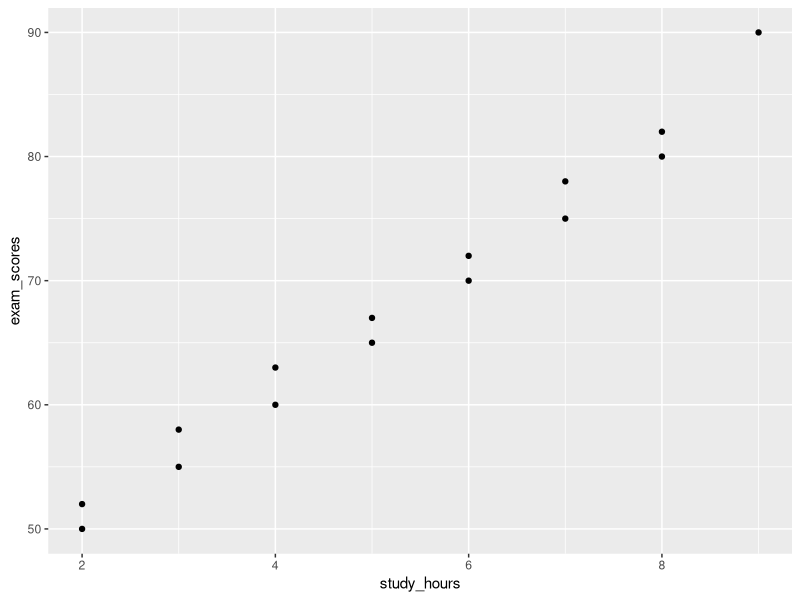
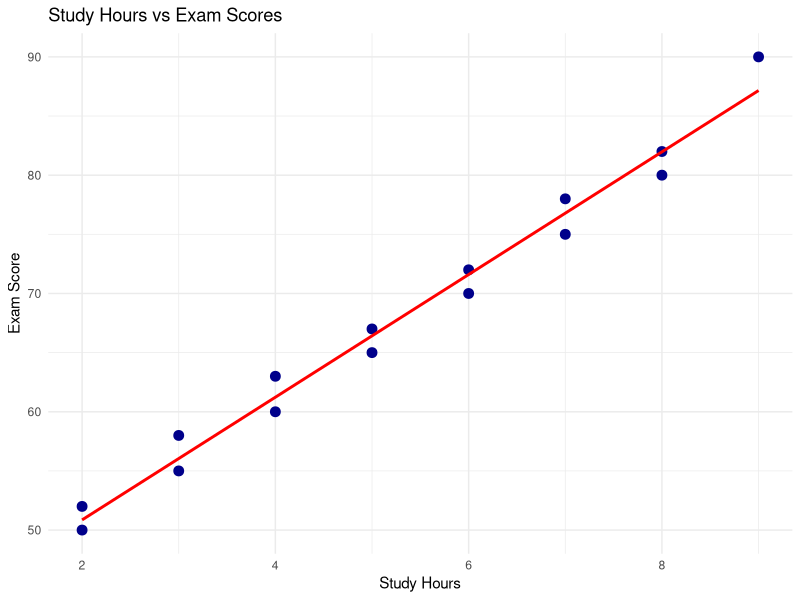
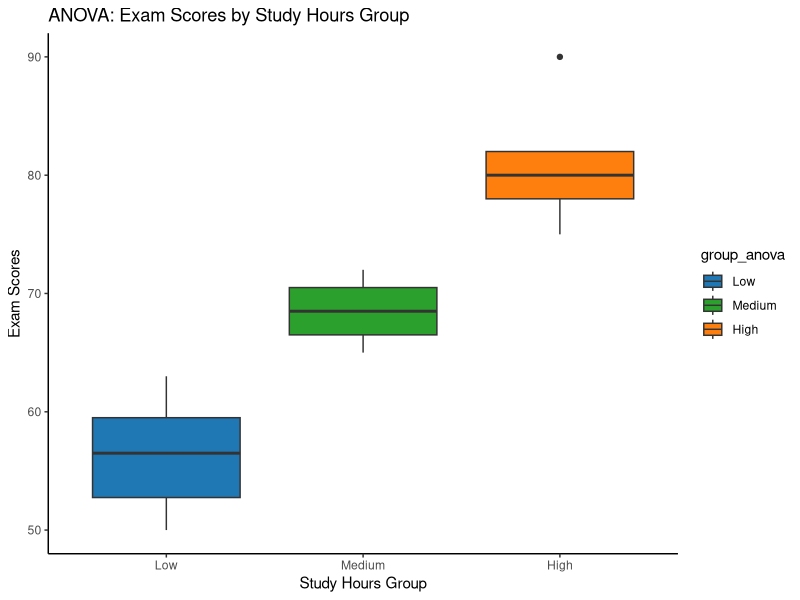
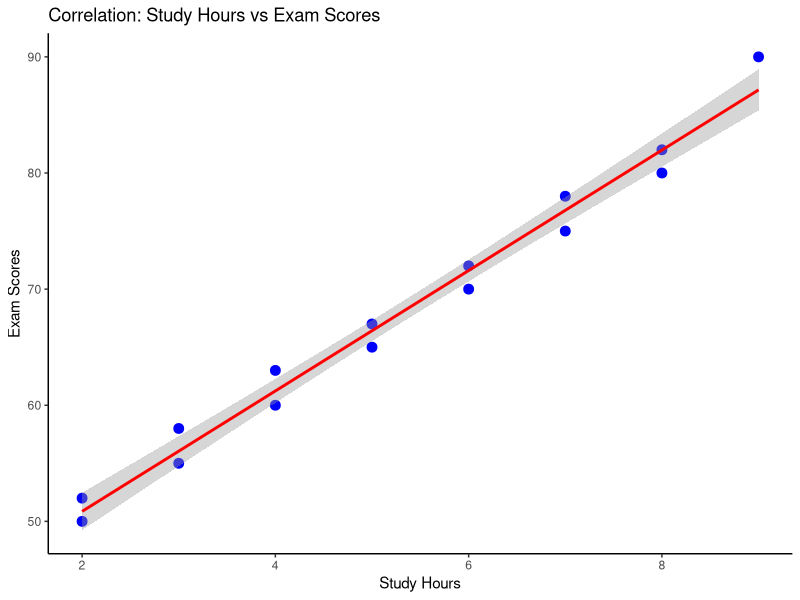
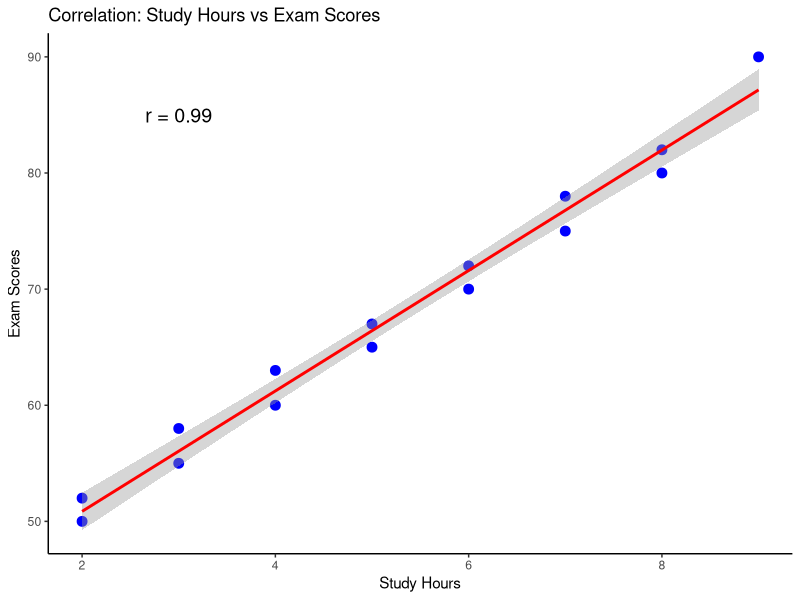
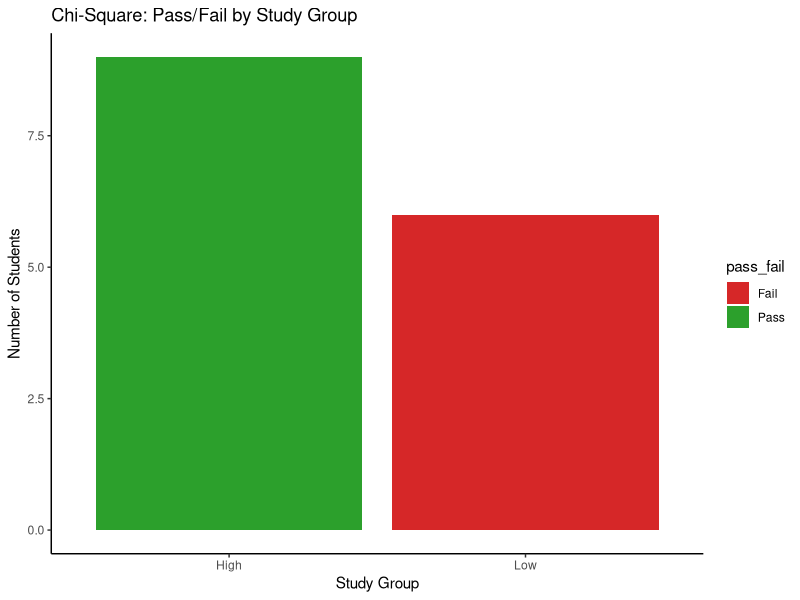
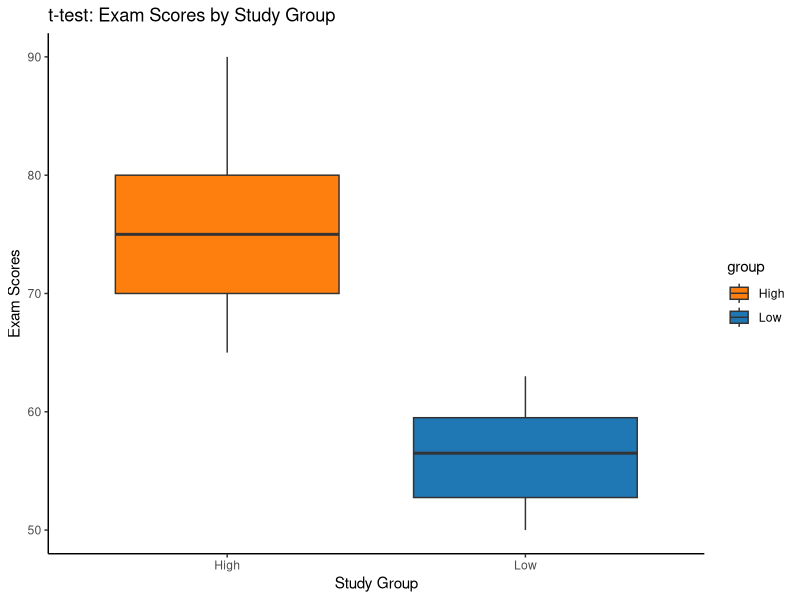

Recreate these plots in R, in order.
library(ggplot2)

study_hours <- c(2, 3, 4, 5, 6, 7, 8, 2, 4, 6, 5, 7, 3, 8, 9)
exam_scores <- c(50, 55, 60, 65, 70, 75, 80, 52, 63, 72, 67, 78, 58, 82, 90)

data <- data.frame(study_hours, exam_scores)

ggplot(data, aes(x = study_hours, y = exam_scores)) +
  geom_point()

ggplot(data, aes(x = study_hours, y = exam_scores)) + 
  geom_point(size = 3, color = "darkblue") + 
  geom_smooth(method = "lm", se = FALSE, color = "red") + 
  labs( 
    title = "Study Hours vs Exam Scores", 
    x = "Study Hours", 
    y = "Exam Score") +
  theme_minimal()

cor(data$study_hours, data$exam_scores)
cor.test(data$study_hours, data$exam_scores)

data$group_anova <- cut(data$study_hours, breaks=c(0,4,6,10), labels=c("Low","Medium","High"))

anova_result <- aov(exam_scores ~ group_anova, data = data)
summary(anova_result)

p_anova <- ggplot(data, aes(x = group_anova, y = exam_scores, fill = group_anova)) +
  geom_boxplot() +
  labs(title = "ANOVA: Exam Scores by Study Hours Group",
       x = "Study Hours Group",
       y = "Exam Scores") +
  theme_classic() +
  scale_fill_manual(values = c("Low"="#1f77b4", "Medium"="#2ca02c", "High"="#ff7f0e"))

print(p_anova)

p_cor <- ggplot(data, aes(x = study_hours, y = exam_scores)) +
  geom_point(size = 3, color = "blue") + 
  geom_smooth(method = "lm", se = TRUE, color = "red") + 
  labs(title = "Correlation: Study Hours vs Exam Scores", 
       x = "Study Hours", 
       y = "Exam Scores") +
  theme_classic() 

print(p_cor)

r_value <- round(cor(data$study_hours, data$exam_scores), 2)
p_cor + annotate("text", x = 3, y = 85, label = paste("r =", r_value), size = 5, color = "black")

data$group <- ifelse(data$study_hours < 5, "Low", "High")
data$pass_fail <- ifelse(data$exam_scores >= 65, "Pass", "Fail")

p_chi <- ggplot(data, aes(x = group, fill = pass_fail)) +
  geom_bar(position = "dodge") +
  labs(
    title = "Chi-Square: Pass/Fail by Study Group",
    x = "Study Group",
    y = "Number of Students"
  ) +
  scale_fill_manual(values = c("Fail" = "#d62728", "Pass" = "#2ca02c")) +
  theme_classic()

print(p_chi)

data$group <- ifelse(data$study_hours < 5, "Low", "High")

t_result <- t.test(exam_scores ~ group, data = data)
print(t_result)

t_value <- t_result$statistic
p_value <- t_result$p.value

print(t_value)
print(p_value)

library(ggplot2)

p_ttest <- ggplot(data, aes(x = group, y = exam_scores, fill = group)) +
  geom_boxplot() +
  labs(
    title = "t-test: Exam Scores by Study Group",
    x = "Study Group",
    y = "Exam Scores"
  ) +
  scale_fill_manual(values = c("Low" = "#1f77b4", "High" = "#ff7f0e")) +
  theme_classic()

print(p_ttest)
